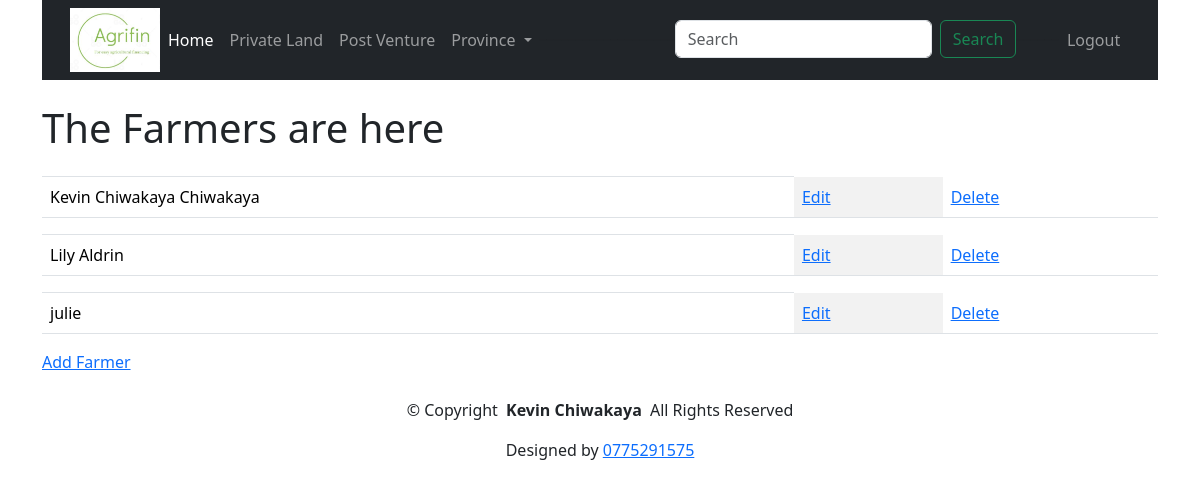
The app's page /farmers/ (signed in) with its own data.
### farmersapp/models.py (models this page shows, shortened)
class Farmer(models.Model):
    gender = (
   ('M','Male'),
   ('F','Female'),
   )
    user = models.OneToOneField(User,on_delete=models.CASCADE,null =True,blank = True)
    name = models.CharField(max_length=250)
    othername = models.CharField(max_length=250,null=True, blank=True)
    surname = models.CharField(max_length=250)
    address = models.CharField(max_length=250)
    phone = models.CharField(max_length=20)
    email = models.CharField(max_length=250, null=True,blank=True)
    gender = models.CharField(max_length=10,choices=gender)
    national_id = models.CharField(max_length=30,null =True,unique=True,editable=True,blank=False)

### farmersapp/views.py (the view)
# urls.py: path("farmers/",views.farmers,name="farmers"),
@login_required
def farmers(request):
    mfarmers = Farmer.objects.all()
    context = {'mfarmers': mfarmers}
    return render(request,'farmers.html',context)

### farmersapp/templates/farmers.html (shortened to what this page needs)
{%extends 'main.html'%}
    {% load bootstrap5 %} {% bootstrap_css %} {% bootstrap_javascript %}
  {%block content%}
  <h1>The Farmers are here</h1>
  <table class="table table-striped-columns">
    {%for farmer in mfarmers%}
    <th></th>
    <tr>
      <td>{{farmer.name}} {{farmer.surname}}</td>
      <td><a href="{% url 'updatefarmer' farmer.id %}">Edit</a></td>
      <td><a href="{% url 'deletefarmer' farmer.id %}">Delete</a></td>
    </tr>
    {%endfor%}
  </table>
  <a class="btn-getstarted" href="{% url 'createfarmer'%}">Add Farmer</a>
</html>
{%endblock%}

### records on screen
Farmer: name "Kevin Chiwakaya", surname "Chiwakaya"
Farmer: name "Lily", surname "Aldrin"
Farmer: name "julie"
